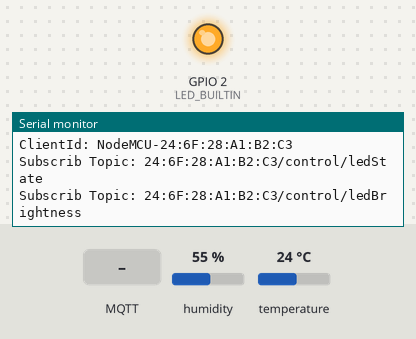
Recording of a sketch running on a simulated ESP8266 (NodeMCU). Shown: output pins drawn as LEDs (lit = HIGH, except the on-board LED, lit = LOW), the last lines printed to the serial monitor. Inputs (shaded band) come from the test bench; at power-on: humidity 55 %, temperature 24 °C. WiFi joins after 1.5 s; servers stay silent unless stated; no MQTT or app messages arrive unless stated.

Above: at 3.4 s.
3.5 s: MQTT message "on" arrives on the first subscribed topic
At 4.7 s:
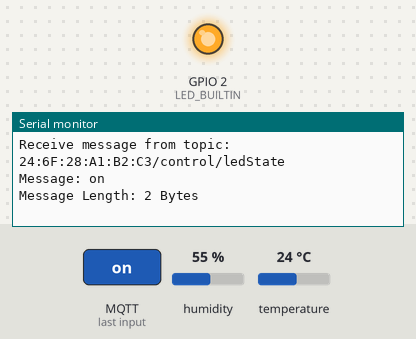
5.0 s: MQTT message "off" arrives on the first subscribed topic
At 6.2 s:
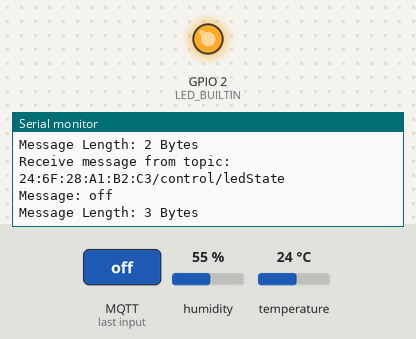
13.7 s: MQTT message "5" arrives on the first subscribed topic
At 15.1 s:
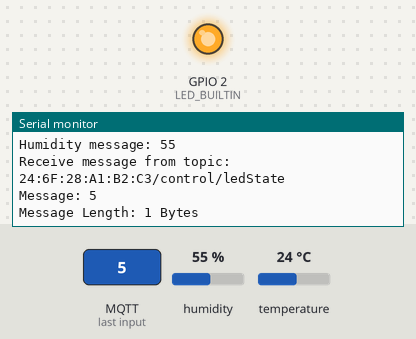

The sketch:

WAN_microcontroller.ino
```cpp
#include <ESP8266WiFi.h>                         //ESP8266WiFi库
#include <PubSubClient.h>                        //PubSubClient
#include <dht11.h>                               //dht11库
#include <Ticker.h>                              //Ticker库

const char* ssid = "********";                   //WiFi名称
const char* password = "********";               //WiFi密码
const char* mqttServer = "test.mosquitto.org";   //MQTT服务器地址

WiFiClient wifiClient;                           //建立WiFiClient对象
PubSubClient mqttClient(wifiClient);             //建立mqttClient对象
dht11 DHT11;                                     //建立dht11传感器对象

Ticker sentInfoTicker;                           //向服务器发送温湿度信息定时器
int sentInfoInterval = 0;                        //发送温湿度信息时间间隔


void setup() {
  //设置串口波特率
  Serial.begin(9600);
  //设置LED引脚为输出模式
  pinMode(LED_BUILTIN, OUTPUT);
  //设置es8266工作在station模式(无线终端模式)
  WiFi.mode(WIFI_STA);
  //连接WiFi
  connectWifi();

  //设置MQTT服务器和端口号
  mqttClient.setServer(mqttServer, 1883);
  //设置收到信息后的回调函数
  mqttClient.setCallback(receiveCallback);
  //连接MQTT服务器
  connectMQTTserver();

  //开启发送温湿度信息定时器
  sentInfoTicker.attach(1, tickerSentInfoInterval);
}

void loop() {
  //如果开发板成功连接服务器
  if (mqttClient.connected()) {
    //每隔10s
    if(sentInfoInterval >= 10) {
      //向服务器发送温湿度信息
      publishTempAndHum();
      //重新计时
      sentInfoInterval = 0;
    }
    //维持心跳
    mqttClient.loop();
  }
  //如果开发板未能成功连接服务器，则尝试重新连接服务器
  else {
    connectMQTTserver();
  }
}

/******************************************************
   函 数 名: tickerSentInfoInterval
   描   述: 用于向服务器发送温湿度信息定时(每隔1s执行一次)
   参   数: 无
   返 回 值: 无
 ******************************************************/
void tickerSentInfoInterval() {
  sentInfoInterval++;
}

/******************************************************
   函 数 名: connectWifi
   描   述: 用于连接WiFi
   参   数: 无
   返 回 值: 无
 ******************************************************/
void connectWifi() {
  //连接WiFi
  WiFi.begin(ssid, password);
  //等待WiFi连接,成功连接后输出成功信息
  while (WiFi.status() != WL_CONNECTED) {
    delay(1000);
    Serial.print(".");
  }
  Serial.println("");
  //显示连接成功的WiFi信息
  //WiFi名称
  Serial.print("Connected to: ");
  Serial.println(WiFi.SSID());
  //IP地址
  Serial.print("IP address: ");
  Serial.println(WiFi.localIP());
}

/******************************************************
   函 数 名: connectMQTTserver
   描   述: 连接MQTT服务器并订阅信息
   参   数: 无
   返 回 值: 无
 ******************************************************/
void connectMQTTserver(){
  //设置客户端ID(尽量独一无二，避免重复)
  String clientId = "NodeMCU-" + WiFi.macAddress();

  //成功连接MQTT服务器
  if (mqttClient.connect(clientId.c_str())) {
    Serial.println("MQTT Server Connected");
    Serial.println("Server Address: " + String(mqttServer));
    Serial.println("ClientId: " + clientId);
    //订阅主题
    subscribeTopic();
  }
  //连接失败
  else {
    //输出状态码
    Serial.print("MQTT server connect failed! Client state: ");
    Serial.println(mqttClient.state());
    //延迟5s再尝试重连
    delay(5000);
  }
}

/******************************************************
   函 数 名: subscribeTopic
   描   述: 订阅指定主题
   参   数: 无
   返 回 值: 无
 ******************************************************/
void subscribeTopic(){
  //订阅LED状态控制主题(尽量独一无二，以免收到使用同一服务器客户端的无用信息)
  String ledStateTopicString = WiFi.macAddress() + "/control/ledState";
  char ledStateTopic[ledStateTopicString.length() + 1];
  strcpy(ledStateTopic, ledStateTopicString.c_str());

  //订阅LED亮度调节主题(尽量独一无二，以免收到使用同一服务器客户端的无用信息)
  String ledBrightnessTopicString = WiFi.macAddress() + "/control/ledBrightness";
  char ledBrightnessTopic[ledBrightnessTopicString.length() + 1];
  strcpy(ledBrightnessTopic, ledBrightnessTopicString.c_str());

  //如果订阅成功，输出订阅信息
  if(mqttClient.subscribe(ledStateTopic)){
    Serial.println("Subscrib Topic: " + ledStateTopicString);
  } else {
    Serial.print("Subscribe fail!");
  }

  //如果订阅成功，输出订阅信息
  if(mqttClient.subscribe(ledBrightnessTopic)){
    Serial.println("Subscrib Topic: " + ledBrightnessTopicString);
  } else {
    Serial.print("Subscribe fail!");
  }
}

/******************************************************
   函 数 名: receiveCallback
   描   述: 收到信息后的回调函数
   参   数: topic 主题，payload 消息(有效负载)，length 消息(有效负载)长度
   返 回 值: 无
 ******************************************************/
void receiveCallback(char* topic, byte* payload, unsigned int length) {
  //订阅的主题
  Serial.println("Receive message from topic: " + String(topic));
  //该主题的消息
  String message = "";
  for (int i = 0; i < length; i++) {
    message += (char)payload[i];
  }
  Serial.println("Message: " + message);
  //消息的长度
  Serial.println("Message Length: " + String(length) + " Bytes");

  //根据主题以及消息内容执行响应的动作
  //LED状态控制主题
  if(String(topic) == "48:3F:DA:9D:09:BA/control/ledState"){
    controlLedState(message);
  }
  //LED亮度调节主题
  if(String(topic) == "48:3F:DA:9D:09:BA/control/ledBrightness"){
    controlLedBrightness(message);
  }
}

/******************************************************
   函 数 名: publishTempAndHum
   描   述: 读取并发送dht11的温湿度信息
   参   数: 无
   返 回 值: 无
 ******************************************************/
void publishTempAndHum() {
  //读取传感器信息，传感器连接引脚(GPIO14 D5)
  DHT11.read(14);

  //建立温度发布主题
  String tempTopicString = WiFi.macAddress() + "/monitor/temperature";
  char tempTopic[tempTopicString.length() + 1];
  strcpy(tempTopic, tempTopicString.c_str());

  //建立温度发布信息
  String tempMessageString = String(DHT11.temperature);
  char tempMsg[tempMessageString.length() + 1];
  strcpy(tempMsg, tempMessageString.c_str());

  //向温度主题发布信息
  if(mqttClient.publish(tempTopic, tempMsg)){
    Serial.println("Publish Topic: " + tempTopicString);
    Serial.println("Temperature message: " + tempMessageString);
  } else {
    Serial.println("Temperature message publish failed!");
  }

  //建立湿度发布主题
  String humTopicString = WiFi.macAddress() + "/monitor/humidity";
  char humTopic[humTopicString.length() + 1];
  strcpy(humTopic, humTopicString.c_str());

  //建立湿度发布信息
  String humMessageString = String(DHT11.humidity);
  char humMsg[humMessageString.length() + 1];
  strcpy(humMsg, humMessageString.c_str());

  //向湿度主题发布信息
  if(mqttClient.publish(humTopic, humMsg)){
    Serial.println("Publish Topic: " + humTopicString);
    Serial.println("Humidity message: " + humMessageString);
  } else {
    Serial.println("Humidity message publish failed!");
  }
}

/******************************************************
   函 数 名: controlLedState
   描   述: 处理控制LED状态的命令
   参   数: msg 订阅的控制LED状态主题的消息
   返 回 值: 无
 ******************************************************/
void controlLedState(String msg) {
  //如果消息为on，则打开led
  if (msg == "on") {
    digitalWrite(LED_BUILTIN, LOW);
  }
  //如果消息为off，则关闭led
  if (msg == "off") {
    digitalWrite(LED_BUILTIN, HIGH);
  }
}

/******************************************************
   函 数 名: controlLedBrightness
   描   述: 处理调节LED亮度的命令
   参   数: msg 订阅的调节LED亮度主题的消息
   返 回 值: 无
 ******************************************************/
void controlLedBrightness(String msg) {
  //将其转换成整形
  int LedBrightness = msg.toInt();
  //数值范围映射(求数值为0-100，转为0-1023)
  LedBrightness = 1023 - map(LedBrightness, 0, 100, 0, 1023);
  //映射后(写入管脚的电平数值(对应不同pwm占空比))
  analogWrite(LED_BUILTIN, LedBrightness);
}
```

Measured:
- after the input at 3.5 s, the serial monitor: prints a new line at once (image 1)
- after the input at 5.0 s, the serial monitor: prints a new line at once (image 2)
- after the input at 13.7 s, the serial monitor: prints a new line at once (image 3)
